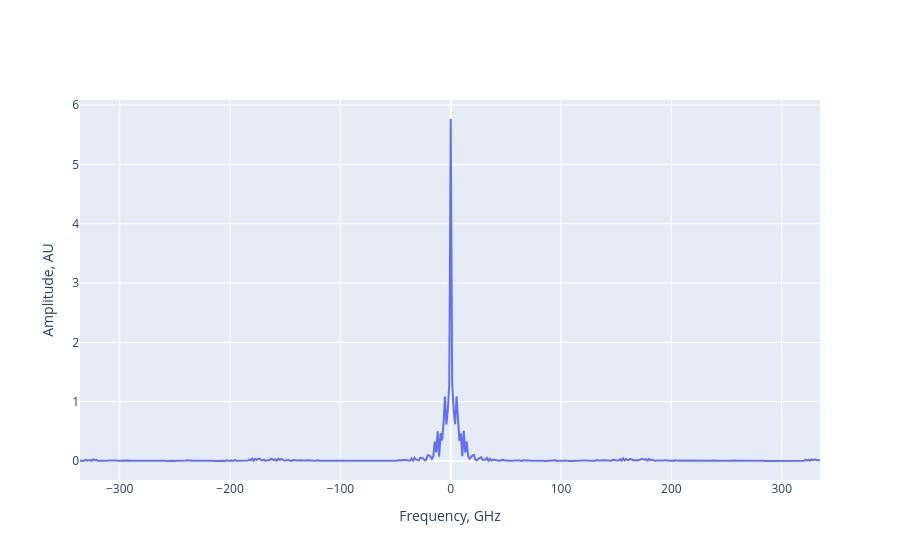

Notebook source saved alongside this figure:
### Code cell
plot_spectrum(system.find_child("channel").output)

### Figure 1 — Plotly figure (JSON) as saved in the notebook; plotly's stock layout.template omitted (floating-point values rounded to 4 significant figures; data arrays with more than 128 entries replaced by an {"elided": "..."} marker saying what was removed)
{"data": [{"name": "Signal spectrum", "type": "scatter", "x": {"elided": "512 float values"}, "y": {"elided": "512 float values"}}], "layout": {"autosize": true, "xaxis": {"autorange": true, "range": [-336.0, 334.7], "showspikes": false, "title": {"text": "Frequency, GHz"}, "type": "linear"}, "yaxis": {"autorange": true, "range": [-0.3196, 6.085], "showspikes": false, "title": {"text": "Amplitude, AU"}, "type": "linear"}}}
